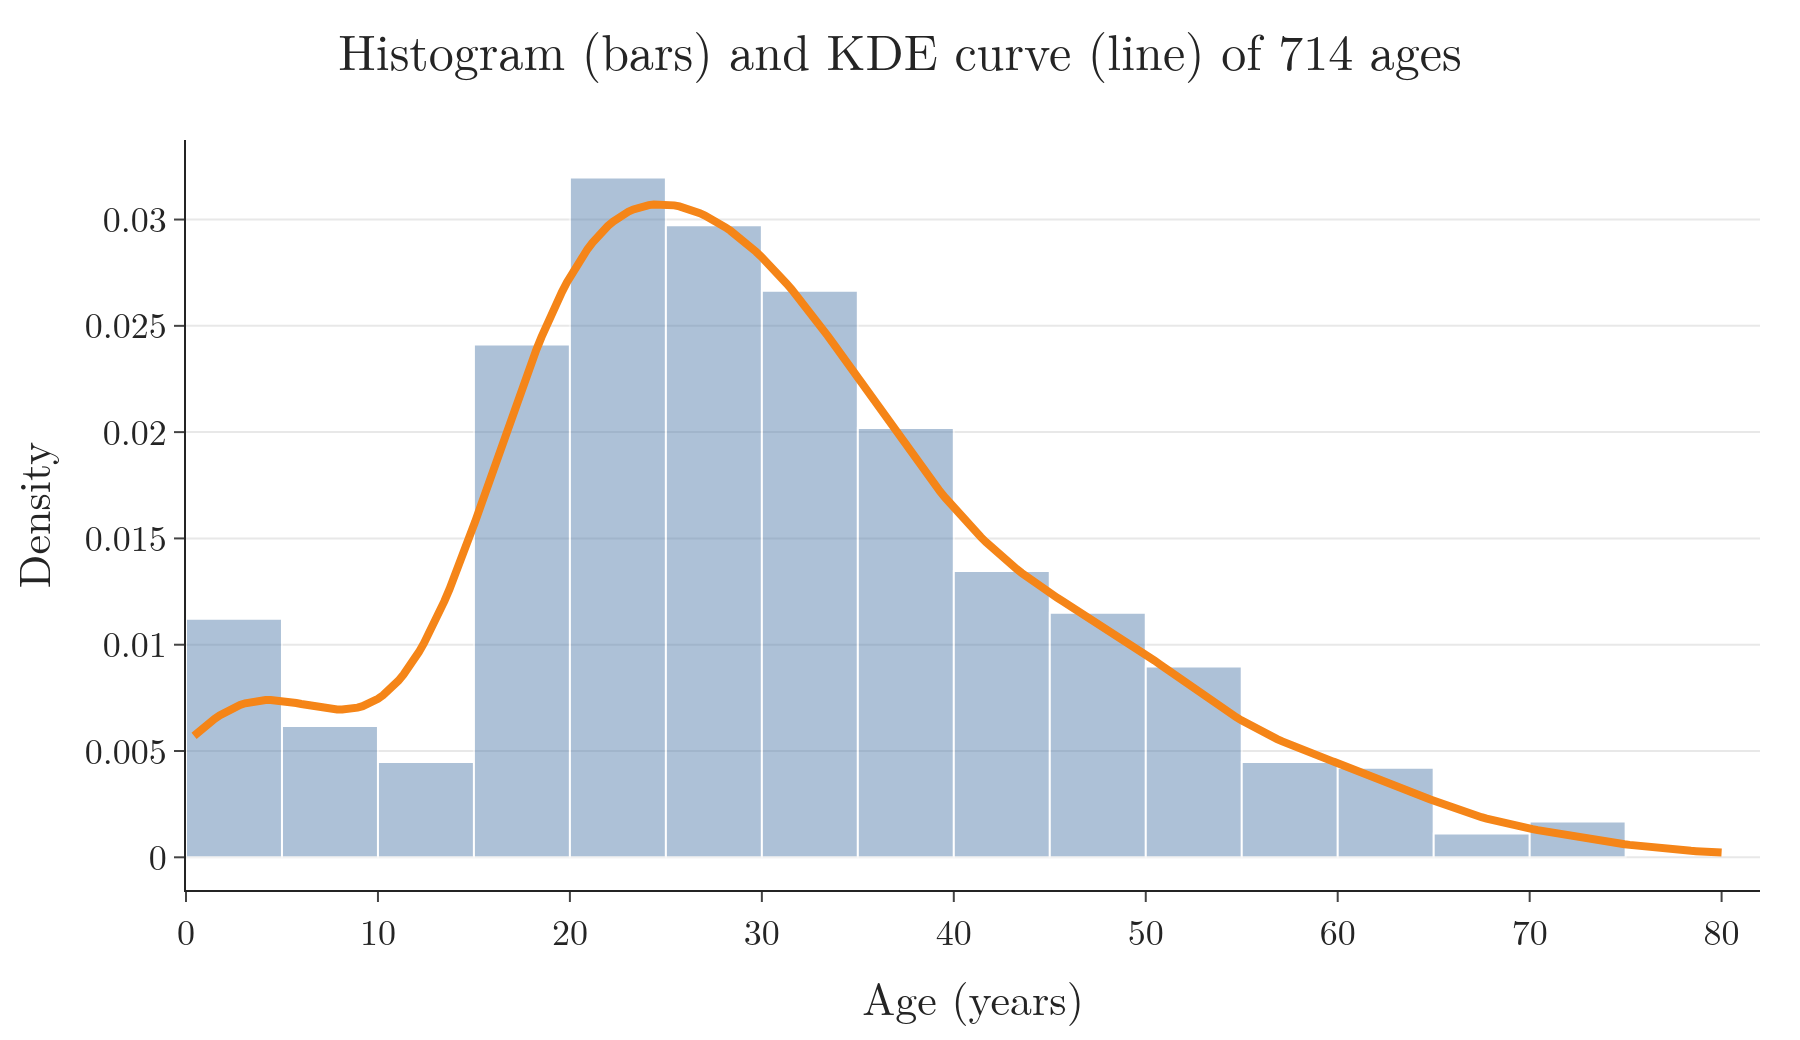

Recreate this plot in Python.
"""Titanic ages: a density histogram with the smooth KDE curve on top (what seaborn's old distplot drew)."""
from pathlib import Path
import numpy as np
import pandas as pd
import plotly.graph_objects as go
from scipy.stats import gaussian_kde

here = Path(__file__).parent
age = pd.read_csv(here.parent / "data" / "titanic_train.csv")["Age"].dropna()
grid = np.linspace(age.min(), age.max(), 300)
fig = go.Figure(go.Histogram(x=age, xbins=dict(start=0, end=80, size=5), histnorm="probability density",
                             marker=dict(color="#4C78A8", opacity=0.45, line=dict(color="white", width=1))))
fig.add_scatter(x=grid, y=gaussian_kde(age)(grid), mode="lines", line=dict(color="#F58518", width=4))
fig.update_layout(template="simple_white", width=900, height=520, showlegend=False, font=dict(family="Latin Modern Roman", size=18),
                  title=dict(text="Histogram (bars) and KDE curve (line) of 714 ages", x=0.5),
                  xaxis=dict(title="Age (years)", range=[0, 82]), yaxis=dict(title="Density", showgrid=True),
                  margin=dict(l=80, r=20, t=70, b=70))
fig.write_image(here / "density.png", scale=2)
fig.write_image(here / "density.pdf")
